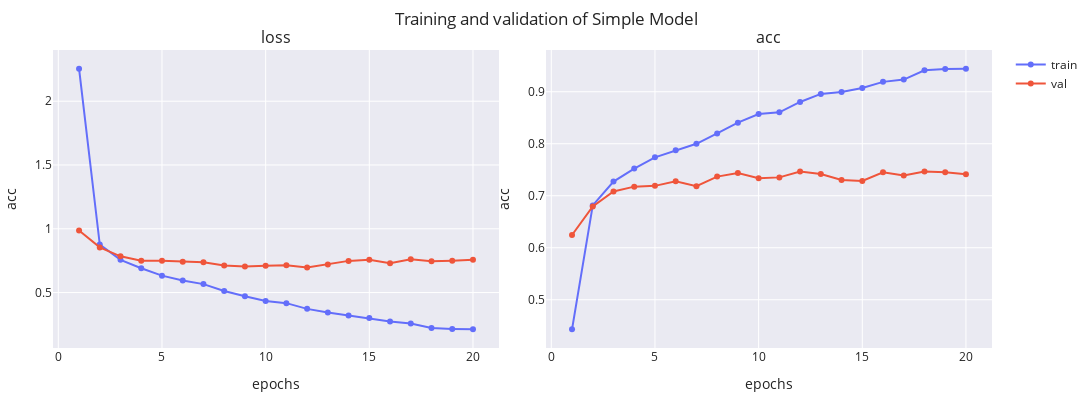

The notebook cell saved with this chart:
### Markdown cell above
### 2.1. Simple Model

### Code cell
simple_model = SimpleModel(num_classes=5)
optimizer = Adam(learning_rate=1e-3)
simple_model.compile(optimizer=optimizer, loss="sparse_categorical_crossentropy", metrics=[SparseCategoricalAccuracy('acc')])
simple_model_history = train_model(simple_model, train_dataset, val_dataset, epochs=20, path=model_dir, batch_size=BATCH_SIZE, verbose=1).history
print(
    f"Final loss: training -> {simple_model_history['loss'][-1]:.2f}, validation -> {simple_model_history['val_loss'][-1]:.2f}"
)
print(
    f"Final accuracy: training -> {simple_model_history['acc'][-1]:.2f}, \
        validation -> {simple_model_history['val_acc'][-1]:.2f}"
)
plot_history(simple_model_history, ['loss', 'acc'], name='Simple Model')

### Figure 1 — Plotly figure (JSON) as saved in the notebook; plotly's stock layout.template omitted (floating-point values rounded to 4 significant figures)
{"data": [{"line": {"color": "#636EFA"}, "marker": {"color": "#636EFA"}, "mode": "lines+markers", "name": "train", "showlegend": true, "type": "scatter", "x": [1, 2, 3, 4, 5, 6, 7, 8, 9, 10, 11, 12, 13, 14, 15, 16, 17, 18, 19, 20], "xaxis": "x", "y": [2.255, 0.8768, 0.7566, 0.6908, 0.6327, 0.5946, 0.5664, 0.513, 0.4709, 0.4342, 0.4172, 0.3723, 0.3435, 0.3195, 0.3003, 0.2735, 0.2578, 0.2216, 0.215, 0.2117], "yaxis": "y"}, {"line": {"color": "#EF553B"}, "marker": {"color": "#EF553B"}, "mode": "lines+markers", "name": "val", "showlegend": true, "type": "scatter", "x": [1, 2, 3, 4, 5, 6, 7, 8, 9, 10, 11, 12, 13, 14, 15, 16, 17, 18, 19, 20], "xaxis": "x", "y": [0.9871, 0.8542, 0.7843, 0.7493, 0.7498, 0.7412, 0.7376, 0.7127, 0.7035, 0.7111, 0.7142, 0.696, 0.7195, 0.7484, 0.7575, 0.7303, 0.7615, 0.745, 0.7494, 0.7567], "yaxis": "y"}, {"line": {"color": "#636EFA"}, "marker": {"color": "#636EFA"}, "mode": "lines+markers", "name": "train", "showlegend": false, "type": "scatter", "x": [1, 2, 3, 4, 5, 6, 7, 8, 9, 10, 11, 12, 13, 14, 15, 16, 17, 18, 19, 20], "xaxis": "x2", "y": [0.443, 0.6813, 0.7272, 0.7523, 0.7738, 0.7875, 0.7999, 0.8198, 0.8405, 0.8572, 0.8604, 0.8803, 0.8958, 0.8997, 0.9073, 0.919, 0.9233, 0.9413, 0.9436, 0.9444], "yaxis": "y2"}, {"line": {"color": "#EF553B"}, "marker": {"color": "#EF553B"}, "mode": "lines+markers", "name": "val", "showlegend": false, "type": "scatter", "x": [1, 2, 3, 4, 5, 6, 7, 8, 9, 10, 11, 12, 13, 14, 15, 16, 17, 18, 19, 20], "xaxis": "x2", "y": [0.6244, 0.6794, 0.7081, 0.7175, 0.719, 0.7279, 0.7185, 0.7368, 0.7437, 0.7338, 0.7353, 0.7467, 0.7417, 0.7303, 0.7284, 0.7452, 0.7387, 0.7467, 0.7452, 0.7412], "yaxis": "y2"}], "layout": {"annotations": [{"font": {"size": 16}, "showarrow": false, "text": "loss", "x": 0.2375, "xanchor": "center", "xref": "paper", "y": 1, "yanchor": "bottom", "yref": "paper"}, {"font": {"size": 16}, "showarrow": false, "text": "acc", "x": 0.7625, "xanchor": "center", "xref": "paper", "y": 1, "yanchor": "bottom", "yref": "paper"}], "height": 400, "margin": {"b": 10, "l": 10, "r": 10, "t": 50}, "title": {"text": "Training and validation of Simple Model"}, "width": 1200, "xaxis": {"anchor": "y", "domain": [0, 0.475], "title": {"text": "epochs"}}, "xaxis2": {"anchor": "y2", "domain": [0.525, 1], "title": {"text": "epochs"}}, "yaxis": {"anchor": "x", "domain": [0, 1], "title": {"text": "acc"}}, "yaxis2": {"anchor": "x2", "domain": [0, 1], "title": {"text": "acc"}}}}
